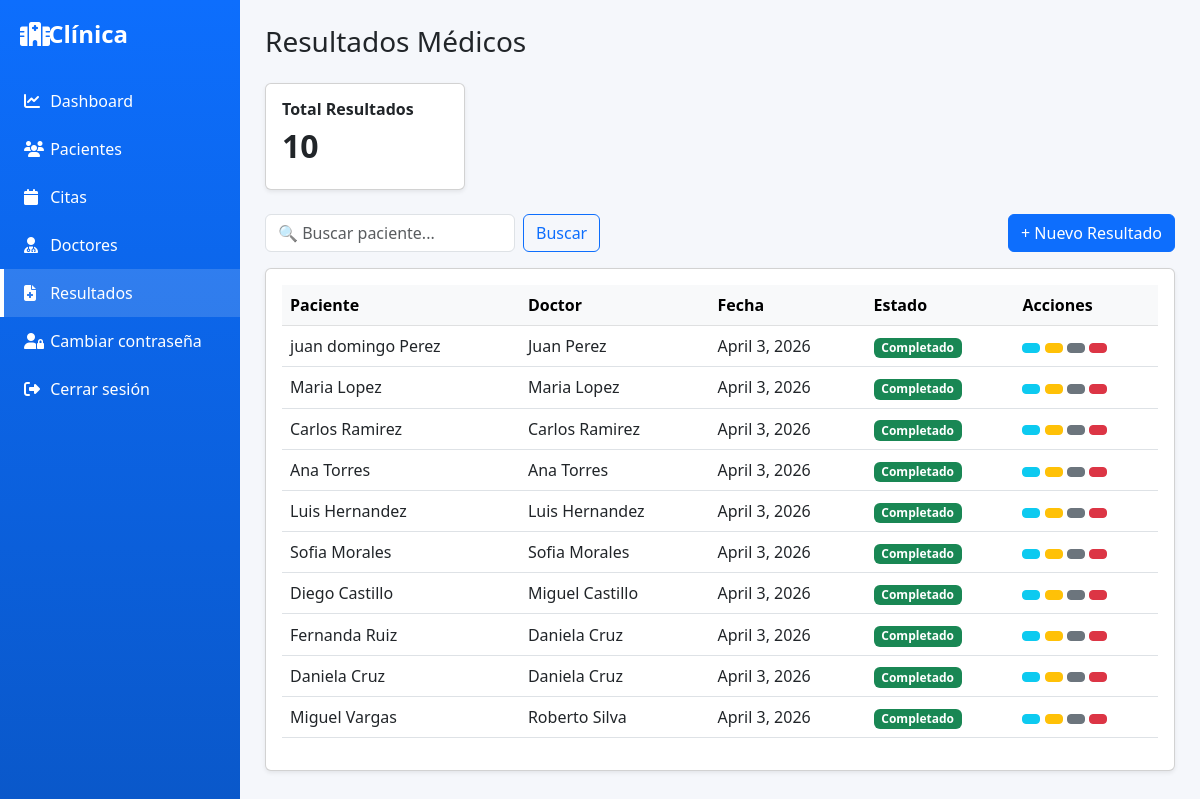
Page /resultados/ on the committed database.
### resultados/models.py (models this page shows, shortened)
class Resultado(models.Model):
    paciente = models.ForeignKey(Paciente, on_delete=models.CASCADE)
    doctor = models.ForeignKey(Doctor, on_delete=models.CASCADE)
    cita = models.ForeignKey(Cita, on_delete=models.CASCADE)
    diagnostico = models.TextField()
    observaciones = models.TextField(blank=True)
    fecha = models.DateField(auto_now_add=True)
    estado = models.CharField(
        max_length=20,
        default="Completado"
    )

### pacientes/models.py (models this page shows)
class Paciente(models.Model):
    usuario = models.OneToOneField(User, on_delete=models.CASCADE, null=True, blank=True)
    nombre = models.CharField(max_length=100)
    apellido = models.CharField(max_length=100)
    fecha_nacimiento = models.DateField()
    telefono = models.CharField(max_length=20, blank=True, null=True)
    correo = models.EmailField()
    genero = models.CharField(max_length=20, blank=True, null=True)
    direccion = models.TextField(blank=True, null=True)
    tipo_sangre = models.CharField(max_length=5, blank=True, null=True)
    contacto_emergencia = models.CharField(max_length=100, blank=True, null=True)
    def __str__(self):
        return f"{self.nombre} {self.apellido}"

### doctores/models.py (models this page shows)
class Doctor(models.Model):
    nombre = models.CharField(max_length=100)
    especialidad = models.CharField(max_length=100)
    telefono = models.CharField(max_length=20)
    consultorio = models.CharField(max_length=20)
    estado = models.CharField(
        max_length=20,
        choices=[
            ('Activo', 'Activo'),
            ('Inactivo', 'Inactivo'),
            ('Vacaciones', 'Vacaciones')
        ],
        default='Activo'
    )
    def __str__(self):
        return self.nombre

### resultados/views.py (the view)
# urls.py: path('', views.lista_resultados),
def lista_resultados(request):
    q = request.GET.get('q')
    resultados = Resultado.objects.all().order_by('-fecha')
    if q:
        resultados = resultados.filter(
            paciente__nombre__icontains=q
        )
    return render(request,'resultados/lista.html',{
        'resultados': resultados
    })

### resultados/templates/resultados/lista.html (shortened to what this page needs)
{% extends 'base.html' %}
{% block content %}
<h3 class="mb-4">Resultados Médicos</h3>
<div class="card shadow-sm mb-4" style="max-width: 200px;">
  <div class="card-body">
    <h6 class="fw-bold">Total Resultados</h6>
    <h2 class="fw-bold">{{ resultados|length }}</h2>
  </div>
</div>
<div class="d-flex justify-content-between align-items-center mb-3">
  <form method="GET" class="d-flex gap-2">
    <input
      type="text"
      name="q"
      class="form-control"
      placeholder="🔍 Buscar paciente..."
      value="{{ request.GET.q }}"
      style="max-width: 250px;">
    <button type="submit" class="btn btn-outline-primary">Buscar</button>
  </form>
  <a href="/resultados/nuevo/" class="btn btn-primary">
    + Nuevo Resultado
  </a>
</div>
<div class="card shadow-sm">
  <div class="card-body">
    <table class="table table-hover align-middle">
      <thead class="table-light">
        <tr>
          <th>Paciente</th>
          <th>Doctor</th>
          <th>Fecha</th>
          <th>Estado</th>
          <th>Acciones</th>
        </tr>
      </thead>
      <tbody>
        {% for r in resultados %}
        <tr>
          <td>{{ r.paciente }}</td>
          <td>{{ r.doctor }}</td>
          <td>{{ r.fecha }}</td>
          <td>
            <span class="badge bg-success">Completado</span>
          </td>
          <td>
            <a href="/resultados/ver/{{ r.id }}/"
               class="btn btn-info btn-sm">
            </a>
            <a href="/resultados/editar/{{ r.id }}/"
               class="btn btn-warning btn-sm">
            </a>
            <a href="/resultados/pdf/{{ r.id }}/"
               class="btn btn-secondary btn-sm">
            </a>
            <button
              class="btn btn-danger btn-sm eliminar-btn"
              data-id="{{ r.id }}"
              data-paciente="{{ r.paciente }}">
            </button>
          </td>
        </tr>
        {% empty %}
        <tr>
          <td colspan="5" class="text-center">
            No hay resultados registrados
          </td>
        </tr>
        {% endfor %}
      </tbody>
    </table>
  </div>
</div>
{% endblock %}

### templates/base.html (style rules this page uses)
body { background:#f5f7fb; }

### rows in the picture
Resultado: paciente "juan domingo Perez", doctor "Juan Perez", fecha "April 3, 2026"
Resultado: paciente "Maria Lopez", doctor "Maria Lopez", fecha "April 3, 2026"
Resultado: paciente "Carlos Ramirez", doctor "Carlos Ramirez", fecha "April 3, 2026"
Resultado: paciente "Ana Torres", doctor "Ana Torres", fecha "April 3, 2026"
Resultado: paciente "Luis Hernandez", doctor "Luis Hernandez", fecha "April 3, 2026"
Resultado: paciente "Sofia Morales", doctor "Sofia Morales", fecha "April 3, 2026"
Resultado: paciente "Diego Castillo", doctor "Miguel Castillo", fecha "April 3, 2026"
Resultado: paciente "Fernanda Ruiz", doctor "Daniela Cruz", fecha "April 3, 2026"
Resultado: paciente "Daniela Cruz", doctor "Daniela Cruz", fecha "April 3, 2026"
Resultado: paciente "Miguel Vargas", doctor "Roberto Silva", fecha "April 3, 2026"

### other values in the picture
{{ resultados|length }} "10"
